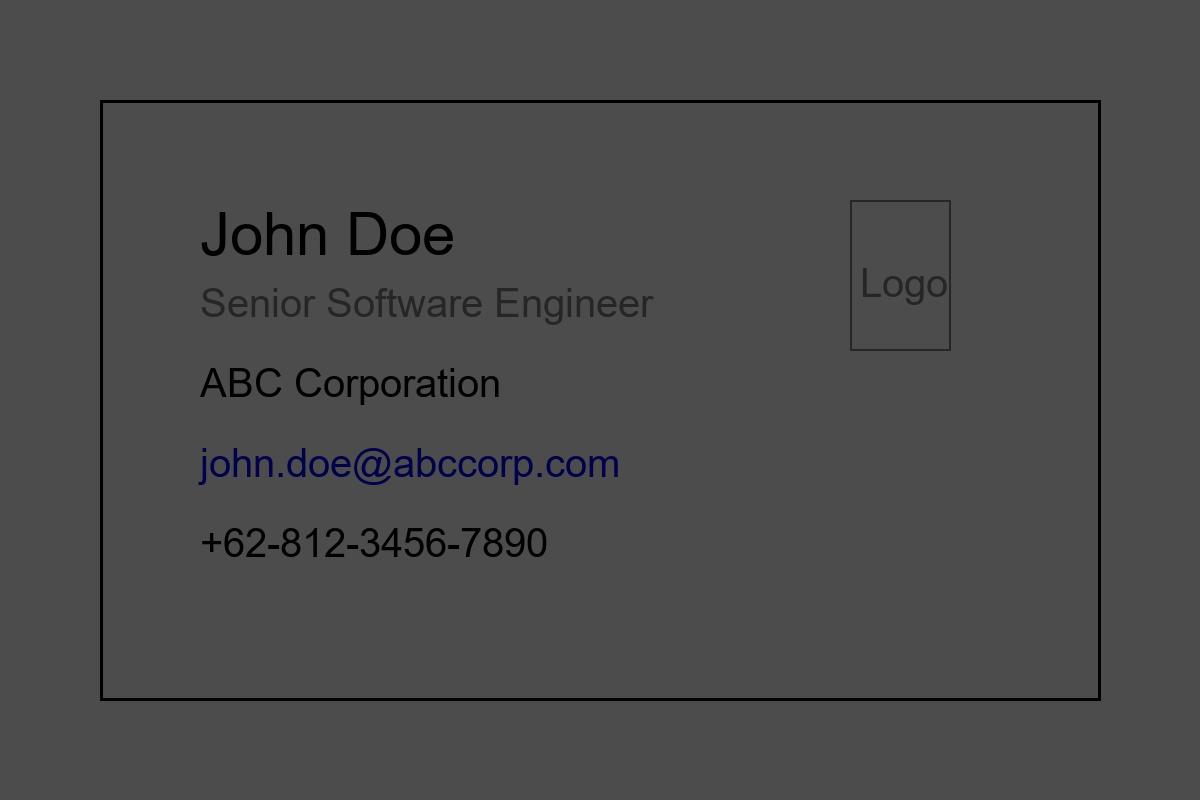
#> input picture samples/bcll.jpg, 1200 x 800 px
$ python -i document_scanner_enhanced.py   (imports and definitions only)
#> lines starting #> are read from the running program, lines starting #| are printed output that depends on the picture
import cv2
import numpy as np
from typing import Tuple, List, Optional, Dict
import logging
from dataclasses import dataclass
import time

@dataclass
class DocumentDetectionResult:
    detected: bool
    contours: Optional[np.ndarray]
    corners: Optional[List[Tuple[int, int]]]
    rotation_angle: float
    processing_time_ms: float
    confidence: float
    debug_info: Dict[str, any]

class DocumentScannerEnhanced:
    def __init__(self):
        self.logger = logging.getLogger(__name__)

    def _ensure_color_image(self, image: np.ndarray) -> np.ndarray:
        """Ensure image is 3-channel BGR."""
        if len(image.shape) == 2:
            return cv2.cvtColor(image, cv2.COLOR_GRAY2BGR)
        elif len(image.shape) == 3 and image.shape[2] == 4:
            return cv2.cvtColor(image, cv2.COLOR_RGBA2BGR)
        elif len(image.shape) == 3 and image.shape[2] == 3:
            return image
        else:
            return cv2.cvtColor(image, cv2.COLOR_GRAY2BGR)

    def _preprocess_image(self, image: np.ndarray) -> List[np.ndarray]:
        """Generate multiple preprocessing variants for better detection."""
        variants = []

        # Original
        variants.append(("original", image))

        # Convert to grayscale and back to BGR
        if len(image.shape) == 3:
            gray = cv2.cvtColor(image, cv2.COLOR_BGR2GRAY)
        else:
            gray = image.copy()

        # 1. CLAHE (Contrast Limited Adaptive Histogram Equalization)
        clahe = cv2.createCLAHE(clipLimit=2.0, tileGridSize=(8, 8))
        clahe_img = clahe.apply(gray)
        variants.append(("clahe", cv2.cvtColor(clahe_img, cv2.COLOR_GRAY2BGR)))

        # 2. Histogram Equalization
        eq_img = cv2.equalizeHist(gray)
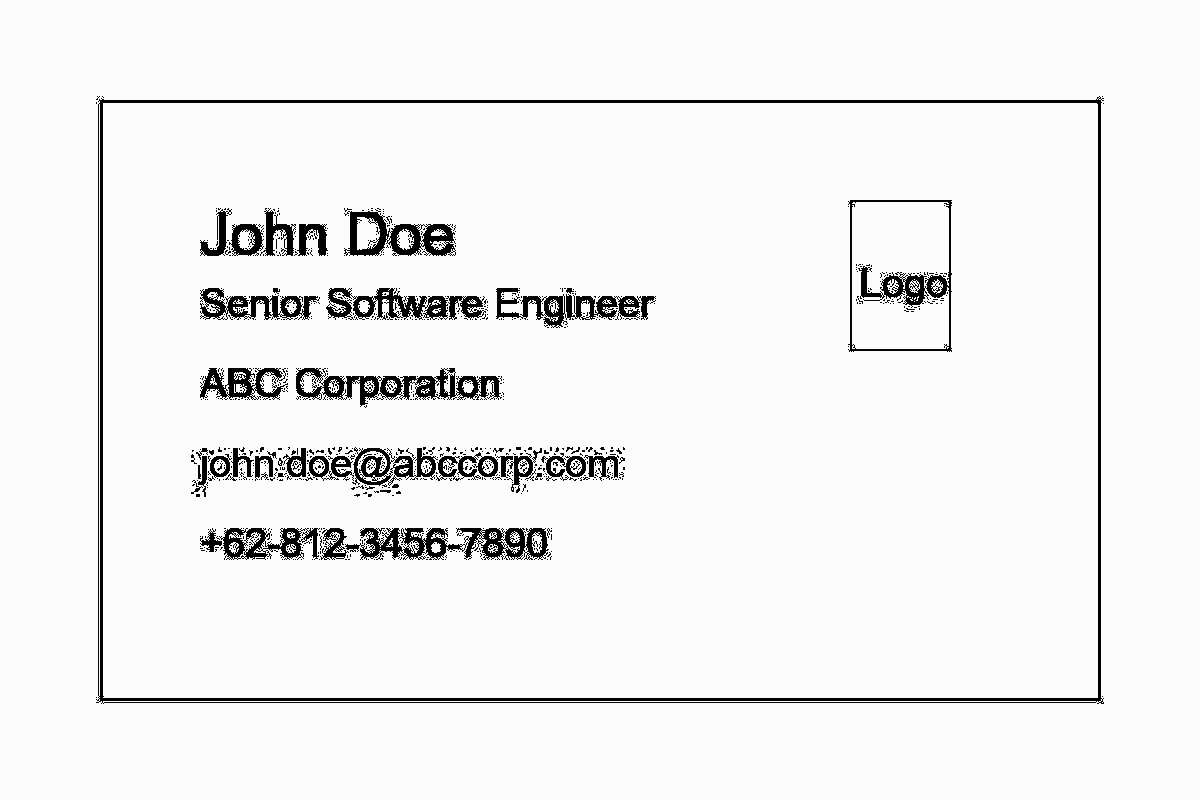
#> eq_img: shape (800, 1200); min 0, max 255, mean 239.8
        variants.append(("equalized", cv2.cvtColor(eq_img, cv2.COLOR_GRAY2BGR)))

        # 3. Contrast Stretching
        p2, p98 = np.percentile(gray, (2, 98))
#> p2 = 21; p98 = 76
        stretch_img = cv2.convertScaleAbs(gray, alpha=255/(p98-p2), beta=-p2*255/(p98-p2))
        variants.append(("stretched", cv2.cvtColor(stretch_img, cv2.COLOR_GRAY2BGR)))

        # 4. Gamma correction (brighten dark images)
        gamma = 1.5
        gamma_corrected = np.power(gray / 255.0, gamma) * 255
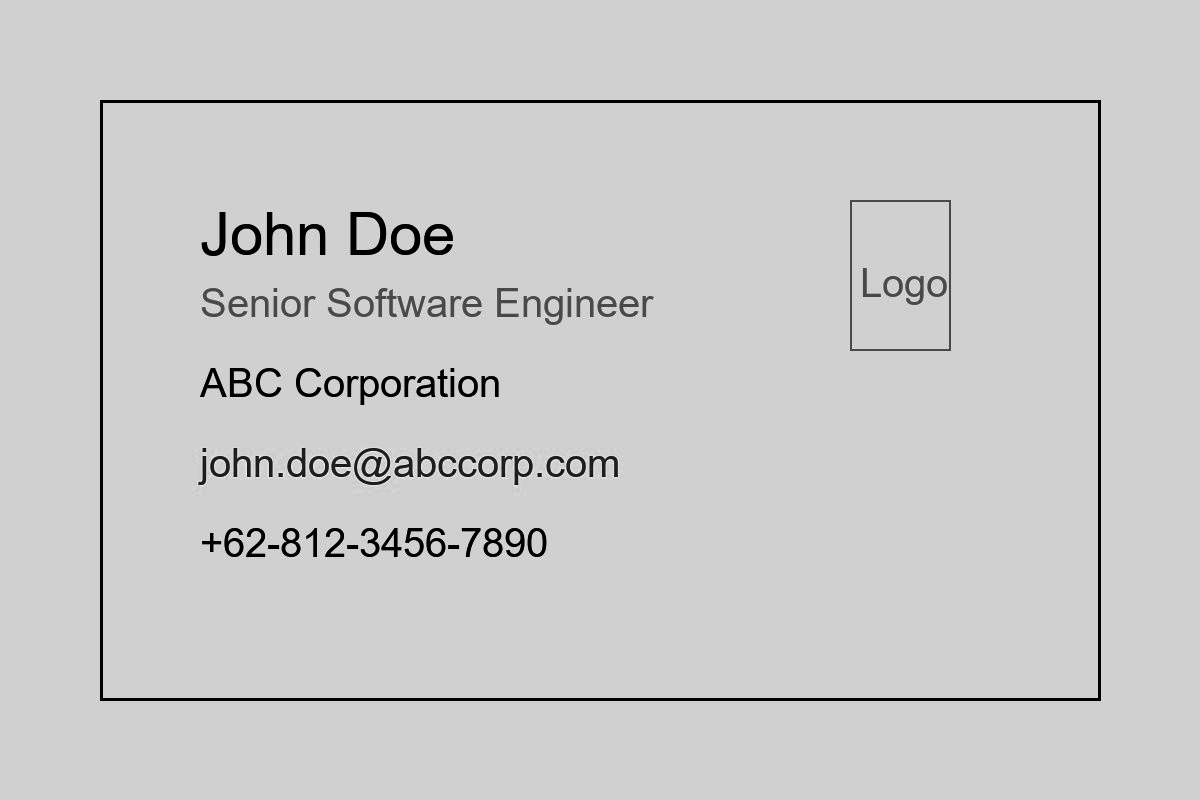
#> gamma_corrected: shape (800, 1200) float64; min 0, max 50.82, mean 40.4; drawn with min black and max white
        gamma_corrected = gamma_corrected.astype(np.uint8)
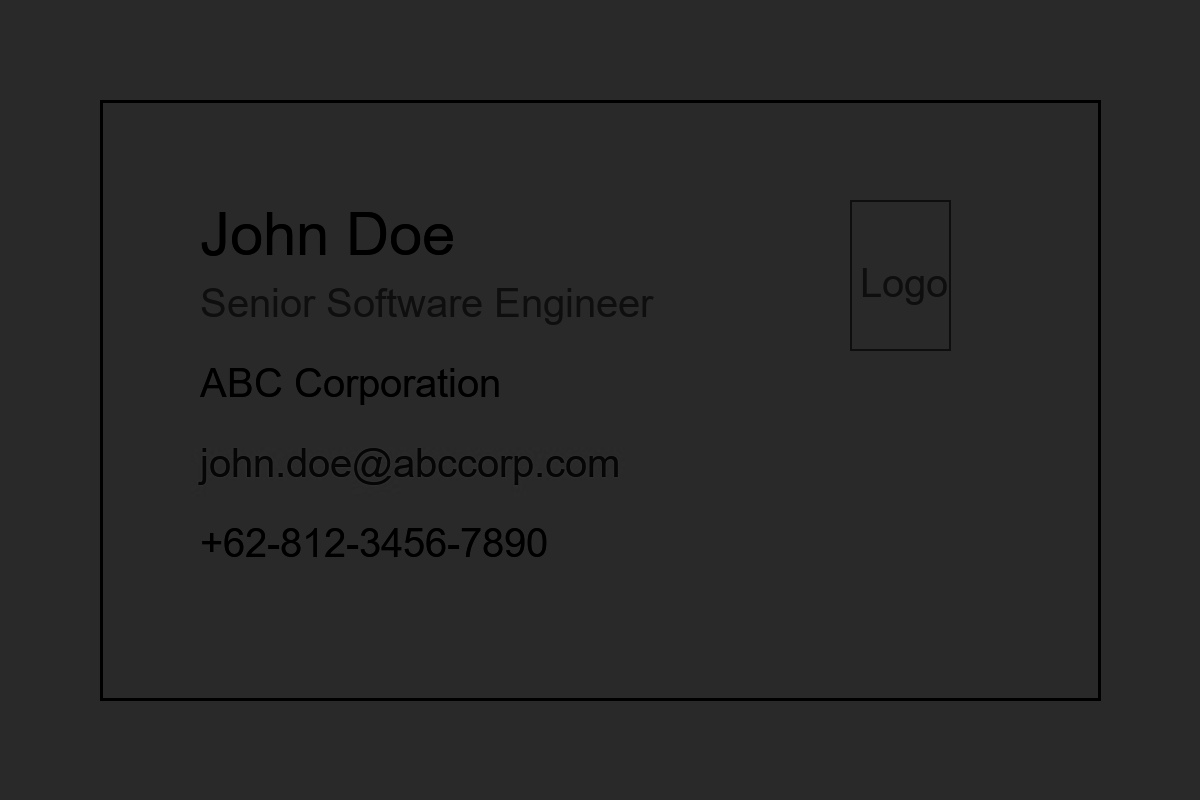
#> gamma_corrected: shape (800, 1200); min 0, max 50, mean 39.9
        variants.append(("gamma", cv2.cvtColor(gamma_corrected, cv2.COLOR_GRAY2BGR)))

        # 5. Gaussian blur (reduce noise)
        blurred = cv2.GaussianBlur(gray, (5, 5), 0)
        variants.append(("blurred", cv2.cvtColor(blurred, cv2.COLOR_GRAY2BGR)))

        # 6. Sharpened
        kernel = np.array([[-1,-1,-1], [-1,9,-1], [-1,-1,-1]])
        sharpened = cv2.filter2D(gray, -1, kernel)
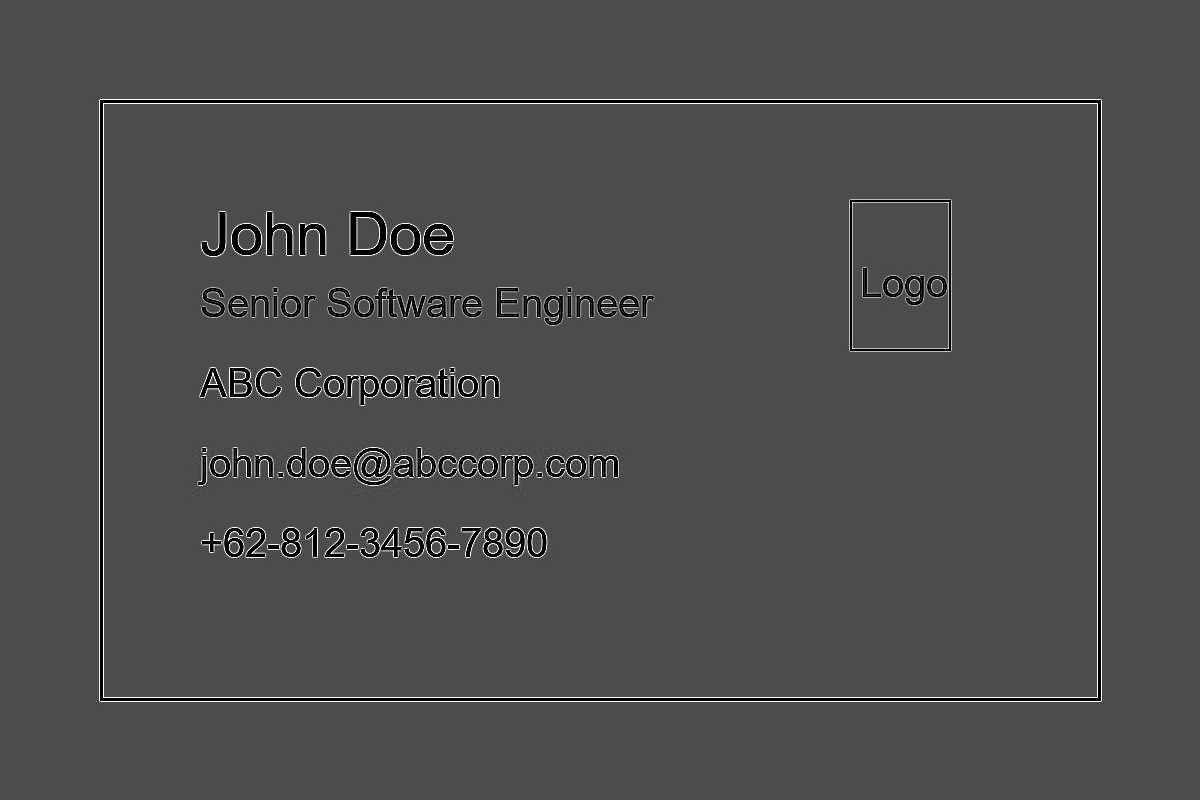
#> sharpened: shape (800, 1200); min 0, max 255, mean 76.5
        variants.append(("sharpened", cv2.cvtColor(sharpened, cv2.COLOR_GRAY2BGR)))

        # 7. Bilateral filter (preserve edges)
        bilateral = cv2.bilateralFilter(gray, 9, 75, 75)
        variants.append(("bilateral", cv2.cvtColor(bilateral, cv2.COLOR_GRAY2BGR)))

        return variants

    def detect_document(self, image: np.ndarray) -> DocumentDetectionResult:
        """
        Detect document using multiple preprocessing and detection strategies.
        """
        start_time = time.time()
        debug_info = {}

        # Ensure image is color
        try:
            image = self._ensure_color_image(image)
            debug_info['input_format'] = 'bgr'
        except Exception as e:
            self.logger.warning(f"Failed to convert image: {e}")
            return DocumentDetectionResult(
                detected=False,
                contours=None,
                corners=None,
                rotation_angle=0.0,
                processing_time_ms=(time.time() - start_time) * 1000,
                confidence=0.0,
                debug_info={'error': str(e)}
            )

        # Try different preprocessing variants
        variants = self._preprocess_image(image)
#> variants = 8 items

        best_result = None
        best_confidence = 0.0

        for variant_name, variant_img in variants:
            # Try detection on this variant
            result = self._detect_single_variant(variant_img, variant_name, debug_info)

            if result['detected'] and result['confidence'] > best_confidence:
                best_confidence = result['confidence']
                best_result = result
                debug_info['best_variant'] = variant_name
#> this loop made 8 passes
#> after the loop, best_confidence = 1; debug_info = 18 items

        # If no detection, try adaptive threshold-based detection
        if not best_result:
            debug_info['fallback_used'] = True
            best_result = self._detect_with_adaptive_threshold(image, debug_info)

        # If still no detection, try edge-based with different parameters
        if not best_result or not best_result['detected']:
            debug_info['edge_fallback'] = True
            best_result = self._detect_with_edges_only(image, debug_info)

        processing_time = (time.time() - start_time) * 1000

        if best_result and best_result['detected']:
            confidence = min(1.0, max(0.0, best_result.get('confidence', 0.0)))
#> confidence = 1

            return DocumentDetectionResult(
                detected=True,
                contours=best_result.get('contours'),
                corners=best_result.get('corners'),
                rotation_angle=best_result.get('rotation_angle', 0.0),
                processing_time_ms=processing_time,
                confidence=confidence,
                debug_info=debug_info
            )
        else:
            return DocumentDetectionResult(
                detected=False,
                contours=None,
                corners=None,
                rotation_angle=0.0,
                processing_time_ms=processing_time,
                confidence=0.0,
                debug_info=debug_info
            )

    def _detect_single_variant(self, image: np.ndarray, variant_name: str, debug_info: Dict) -> Dict:
        """Try detection on a single image variant."""

        # Resize for faster processing
        height, width = image.shape[:2]
        scale = min(800 / width, 800 / height) if max(width, height) > 800 else 1.0

        if scale < 1.0:
            new_width = int(width * scale)
            new_height = int(height * scale)
            image = cv2.resize(image, (new_width, new_height))

        # Convert to grayscale
        if len(image.shape) == 3:
            gray = cv2.cvtColor(image, cv2.COLOR_BGR2GRAY)
        else:
            gray = image

        # Try multiple edge detection parameters
        edge_params = [
            (30, 100),
            (50, 150),
            (75, 200),
            (100, 250),
            (20, 80),
            (40, 120)
        ]

        for canny_low, canny_high in edge_params:
            edges = cv2.Canny(gray, canny_low, canny_high)

            # Dilate to close gaps
            kernel = np.ones((5, 5), np.uint8)
            dilated = cv2.dilate(edges, kernel, iterations=2)

            # Find contours
            contours, _ = cv2.findContours(dilated, cv2.RETR_EXTERNAL, cv2.CHAIN_APPROX_SIMPLE)

            if not contours:
                continue

            # Sort by area
            contours = sorted(contours, key=cv2.contourArea, reverse=True)

            for contour in contours[:15]:
                perimeter = cv2.arcLength(contour, True)

                # Try different epsilon values
                for epsilon in [0.01, 0.015, 0.02, 0.025, 0.03, 0.035, 0.04]:
                    approx = cv2.approxPolyDP(contour, epsilon * perimeter, True)

                    if len(approx) == 4:
                        area = cv2.contourArea(contour)
                        image_area = image.shape[0] * image.shape[1]

                        # Check if area is reasonable (between 3% and 95% of image)
                        if area > image_area * 0.03 and area < image_area * 0.95:
                            corners = approx.reshape(4, 2).tolist()

                            # Validate rectangle
                            if self._is_valid_rectangle(corners):
                                # Calculate confidence
                                confidence = self._calculate_confidence(corners, area, image_area)
                                rotation_angle = self._calculate_rotation(corners)

                                debug_info[f'{variant_name}_detected'] = True
                                debug_info[f'{variant_name}_confidence'] = confidence

                                # Scale corners back
                                if scale < 1.0:
                                    scaled_corners = [[int(c[0] / scale), int(c[1] / scale)] for c in corners]
                                else:
                                    scaled_corners = corners

                                return {
                                    'detected': True,
                                    'contours': contour,
                                    'corners': scaled_corners,
                                    'rotation_angle': rotation_angle,
                                    'confidence': confidence,
                                    'variant': variant_name,
                                    'epsilon': epsilon
                                }

        debug_info[f'{variant_name}_detected'] = False
        return {'detected': False}

    # [121 lines left out: functions _detect_with_adaptive_threshold, _detect_with_edges_only, not called in this run]

    def _is_valid_rectangle(self, corners: List[Tuple[int, int]]) -> bool:
        """Check if the four points form a valid rectangle."""
        # Check for duplicate points
        unique_corners = [tuple(c) for c in corners]
        if len(set(unique_corners)) < 4:
            return False

        # Verify it is a convex polygon
        if not cv2.isContourConvex(np.array(corners, dtype=np.int32)):
            return False

        # Calculate distances
        distances = []
        for i in range(4):
            p1 = np.array(corners[i])
            p2 = np.array(corners[(i + 1) % 4])
            distance = np.linalg.norm(p2 - p1)
            distances.append(distance)

        # Check opposite sides
        ratio1 = distances[0] / distances[2] if distances[2] > 0 else 1
        ratio2 = distances[1] / distances[3] if distances[3] > 0 else 1

        # More lenient for documents
        return 0.3 < ratio1 < 3.0 and 0.3 < ratio2 < 3.0

    def _calculate_rotation(self, corners: List[Tuple[int, int]]) -> float:
        """Calculate the rotation angle of the document."""
        corners_sorted = self._sort_corners(corners)
        top_left, top_right = corners_sorted[0], corners_sorted[1]

        dx = top_right[0] - top_left[0]
        dy = top_right[1] - top_left[1]
        angle = np.arctan2(dy, dx) * 180 / np.pi

        return angle

    def _calculate_confidence(self, corners: List[Tuple[int, int]], area: float, image_area: float) -> float:
        """Calculate confidence score."""
        area_ratio = area / image_area
        area_confidence = min(1.0, area_ratio * 10) if area_ratio < 0.1 else 1.0

        corners_sorted = self._sort_corners(corners)

        # Check aspect ratio
        width1 = np.linalg.norm(np.array(corners_sorted[0]) - np.array(corners_sorted[1]))
        width2 = np.linalg.norm(np.array(corners_sorted[3]) - np.array(corners_sorted[2]))
        height1 = np.linalg.norm(np.array(corners_sorted[0]) - np.array(corners_sorted[3]))
        height2 = np.linalg.norm(np.array(corners_sorted[1]) - np.array(corners_sorted[2]))

        avg_width = (width1 + width2) / 2
        avg_height = (height1 + height2) / 2

        aspect_ratio = max(avg_width, avg_height) / min(avg_width, avg_height) if min(avg_width, avg_height) > 0 else 1
        aspect_confidence = 1.0 if 0.5 < aspect_ratio < 2.5 else 0.5

        # Corner angles
        angle_confidence = self._check_corner_angles(corners_sorted)

        confidence = (area_confidence * 0.4 + aspect_confidence * 0.3 + angle_confidence * 0.3)
        return min(1.0, confidence)

    def _check_corner_angles(self, corners: List[Tuple[int, int]]) -> float:
        """Check if corners form right angles."""
        angles = []
        for i in range(4):
            p1 = np.array(corners[i])
            p2 = np.array(corners[(i + 1) % 4])
            p3 = np.array(corners[(i + 2) % 4])

            v1 = p1 - p2
            v2 = p3 - p2

            cos_angle = np.dot(v1, v2) / (np.linalg.norm(v1) * np.linalg.norm(v2) + 1e-6)
            angle = np.arccos(np.clip(cos_angle, -1.0, 1.0))
            angles.append(np.degrees(angle))

        avg_angle = np.mean(angles)
        angle_diff = abs(avg_angle - 90)

        if angle_diff < 15:
            return 1.0
        elif angle_diff < 30:
            return 0.7
        elif angle_diff < 45:
            return 0.4
        else:
            return 0.2

    def _sort_corners(self, corners: List[Tuple[int, int]]) -> List[Tuple[int, int]]:
        """Sort corners in clockwise order."""
        centroid = np.mean(corners, axis=0)

        def get_angle(point):
            return np.arctan2(point[1] - centroid[1], point[0] - centroid[0])

        corners_sorted = sorted(corners, key=get_angle)

        # Find top-left (smallest x+y)
        min_sum = float('inf')
        min_idx = 0
        for i, corner in enumerate(corners_sorted):
            corner_sum = corner[0] + corner[1]
            if corner_sum < min_sum:
                min_sum = corner_sum
                min_idx = i

        return corners_sorted[min_idx:] + corners_sorted[:min_idx]

    # [72 lines left out: functions correct_perspective, visualize_detection, not called in this run]

>>> import cv2
>>> picture = cv2.cvtColor(cv2.imread('../samples/bcll.jpg'), cv2.COLOR_BGR2RGB)
>>> result = DocumentScannerEnhanced().detect_document(picture)
